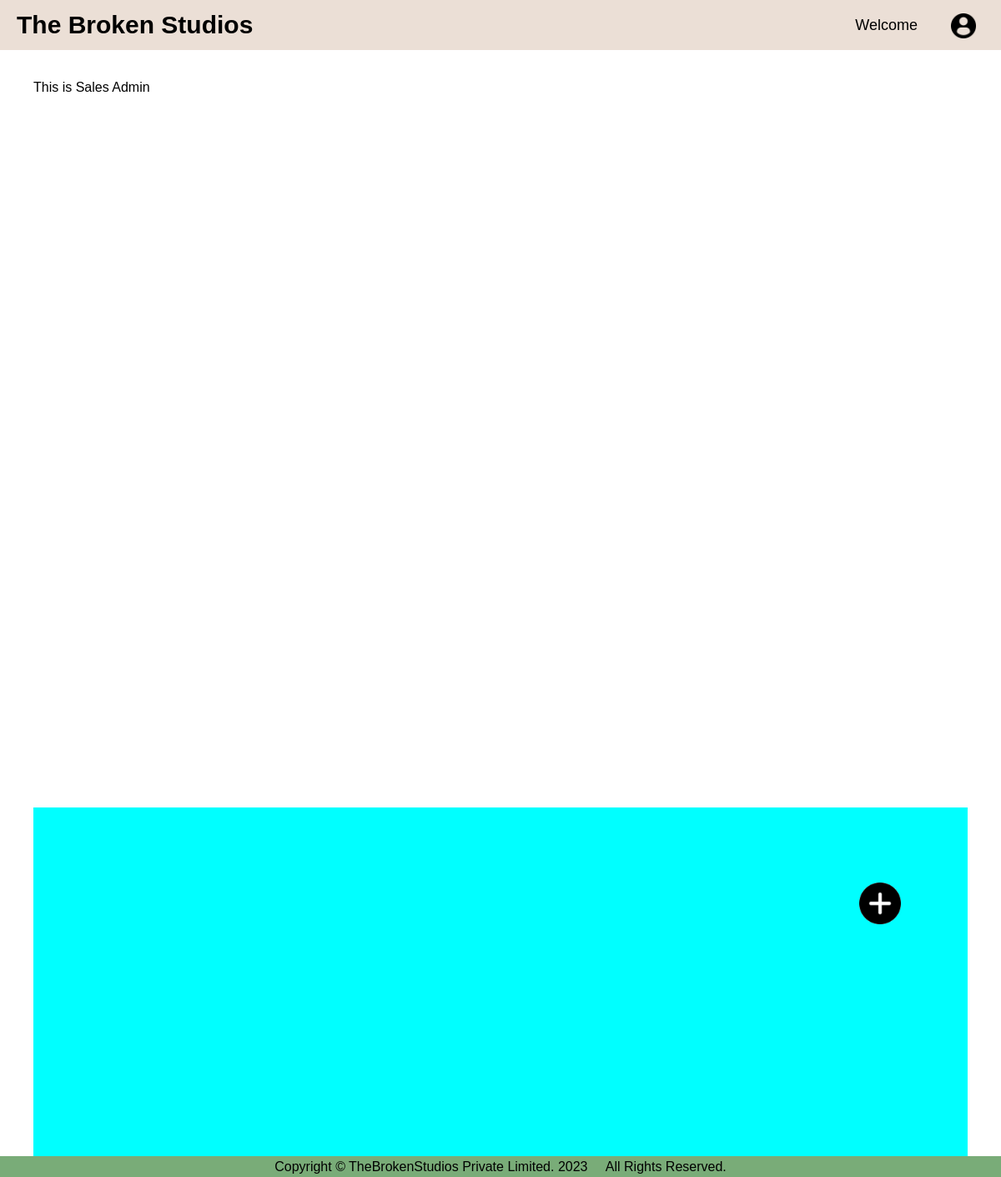
The page /updatedSales on the database as committed earlier.
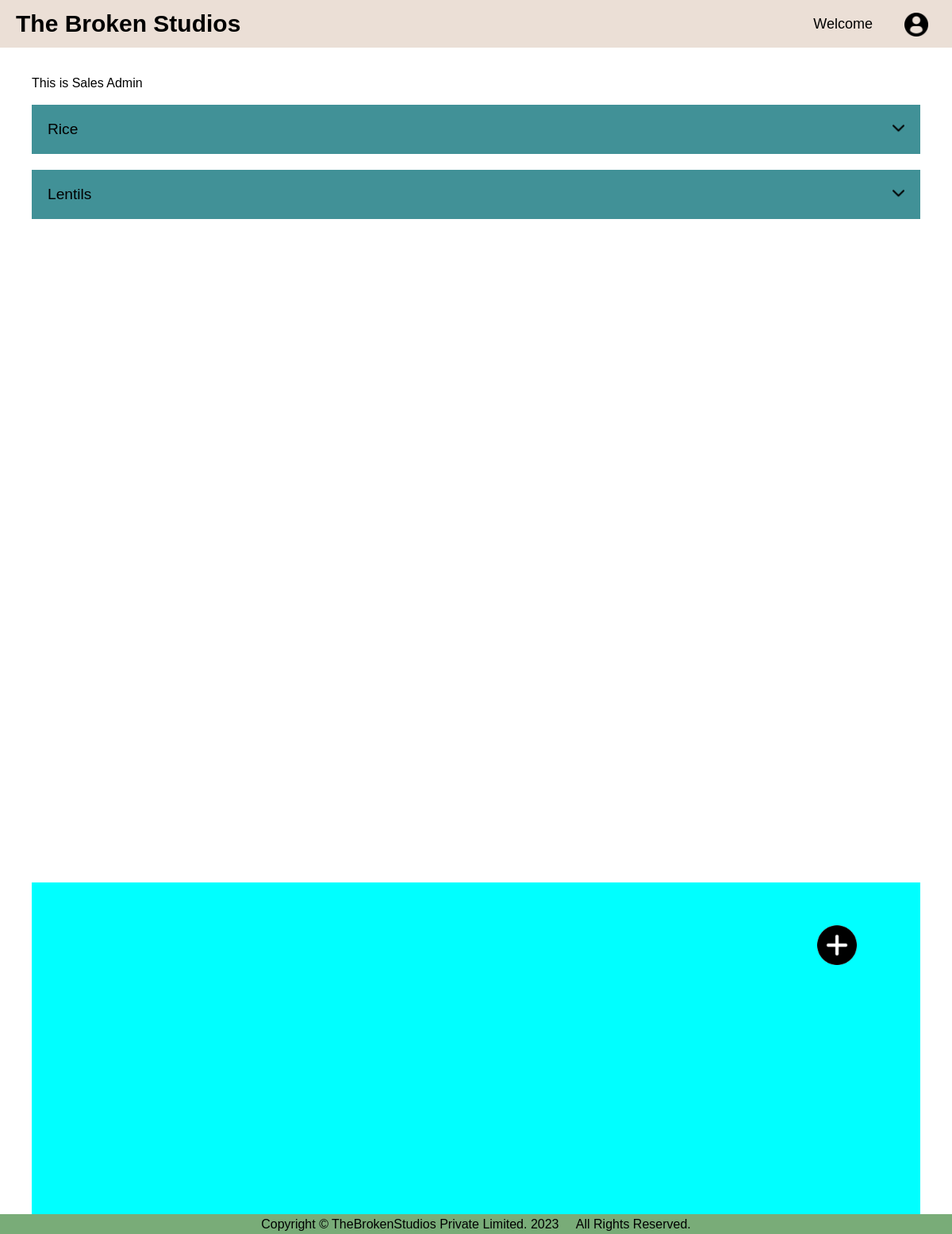
The same page on the database as committed later.
### app.py (models this page shows)
class category(db.Model):
    __bind_key__ = 'store'
    id = db.Column(db.Integer, primary_key=True)
    categoryName = db.Column(db.String(255), nullable=False)
    def __repr__(self) -> str:
        return f"{self.categoryName}"

### app.py (the view)
@app.route('/updatedSales')
def salesNewList():
    print('--loading new list from category DB--')
    allCategory = category.query.all()
    allItems = product.query.all()
    print(allCategory)
    print(allItems)
    return render_template("saleAdmin.html", totalCategory=allCategory, totalItems=allItems)

### app.py (called while the page is built)
    def __repr__(self) -> str:
        return f"{self.itemName}"

### templates/saleAdmin.html (shortened to what this page needs)
{% extends "baseAdmin.html" %}
{% block body %}
    <br><br>
    This is Sales Admin
    <br><br>
    <div class="canvas">
        {% for samaan in totalCategory %}
            <div class="section" >
                <div class="section-item">
                    <div class="itemName">
                        {{samaan.categoryName}}
                    </div>
                    <div class="section-toggle" id="clickable" onclick="section()">
                        <img src="{{ url_for( 'static', filename='assets/dropdown.png')}}" alt="add button" height="15px" width="15px">
                    </div>
                </div>
            </div>
        {% endfor %}
    </div>
    <br><br>
    <div class="dashboard">
    </div>
    <div class="interface">
        <button class="addItem" id="ass">
            <div class="ss" id="rotateThis" onclick="rotate()">
                <img src="{{ url_for( 'static', filename='assets/plus.png')}}" alt="add button" height="50px" width="50px">
            </div>
        </button>
    </div>
{% endblock %}

### templates/baseAdmin.html (shortened to what this page needs)
 <!DOCTYPE html>
<head>
    <link href="{{ url_for( 'static', filename='adminLight.css') }}" rel="stylesheet" id="view">
</head>
<body class="body">
    <nav class="navigation">
        <div class="blurred">
        </div>
        <div class="bar">
            The Broken Studios
        </div>
        <div class="navigation-right">
            <div class="displayName-dynamic">
                Welcome {{ user }}
            </div>
            <div class="navMenu">
                <div class="navMenuList">
                    <img src="{{ url_for ('static', filename='assets/profileIcon.png') }}" onclick="navMenu_js()" alt="profile" width="30px" id="clickable" class="drop-button">
                </div>
            </div>
        </div>
    </nav>
    <div class="main-body">
        {% block body %}
        {% endblock %}
    </div>
    <footer class = "butt">
        <div class="foot">
            Copyright &copy TheBrokenStudios Private Limited. 2023 &nbsp &nbsp All Rights Reserved.
        </div>
    </footer>
</body>
</html>

### static/adminLight.css (style rules this page uses)
* { font-family: sans-serif; padding: 0px; margin: 0px; }
.body { background-color: #FFFFFF; }
.main-body { margin: 0px 40px; }
.navigation:before { height: 60px; left: 0; bottom: 0; z-index: -1; filter: blur(1.5rem); background-color: black; border: 2px solid red; }
.blurred { position: fixed; height: 60px; width: 100%; -webkit-backdrop-filter: blur(10px); backdrop-filter: blur(10px); background-color: rgba(215, 192, 174, 0.5); z-index: -1; }
.navigation { display: flex; justify-content: space-between; height: 60px; align-items: center; align-content: center; font-size: 30px; left: 0; bottom: 0; width: 100%; position: -webkit-sticky; position: sticky; top: 0; z-index: 2; }
.navigation-right { display: flex; justify-content: space-around; height: 60px; align-items: center; }
.displayName-dynamic { font-size: 18px; margin-left: 40px; padding-right: 40px; }
.bar { margin-left: 20px; font-weight: 700; }
.navMenu { margin-right: 30px; margin-top: 5px; }
.navMenuList { font-size: 16px; text-decoration: none; }
.dashboard { padding: 400px; }
.interface { background-color: aqua; padding: 200px; }
.addItem { border: none; cursor: pointer; }
.ss { display: flex; align-content: center; position: fixed; top: 75%; right: 10%; background-color: white; border-radius: 50%; font-size: 40px; transition: transform 0.1s; }
.butt { align-content: center; background-color: #79AC78; left: 0; bottom: 0; width: 100%; }
.foot { padding: 0.3%; text-align: center; }
#clickable { cursor: pointer; }
.drop-button { border: none; }
.canvas { display: flex; flex-direction: column; row-gap: 20px ; }
.section { padding: 20px; background-color: #419197 ; }
.section-item { display: flex; flex-direction: row; font-size: 1.2rem; justify-content: space-between; padding: 10px align-items: center; }

Rows that differ between the two databases and show on the page:
added category: categoryName "Rice"
added category: categoryName "Lentils"
